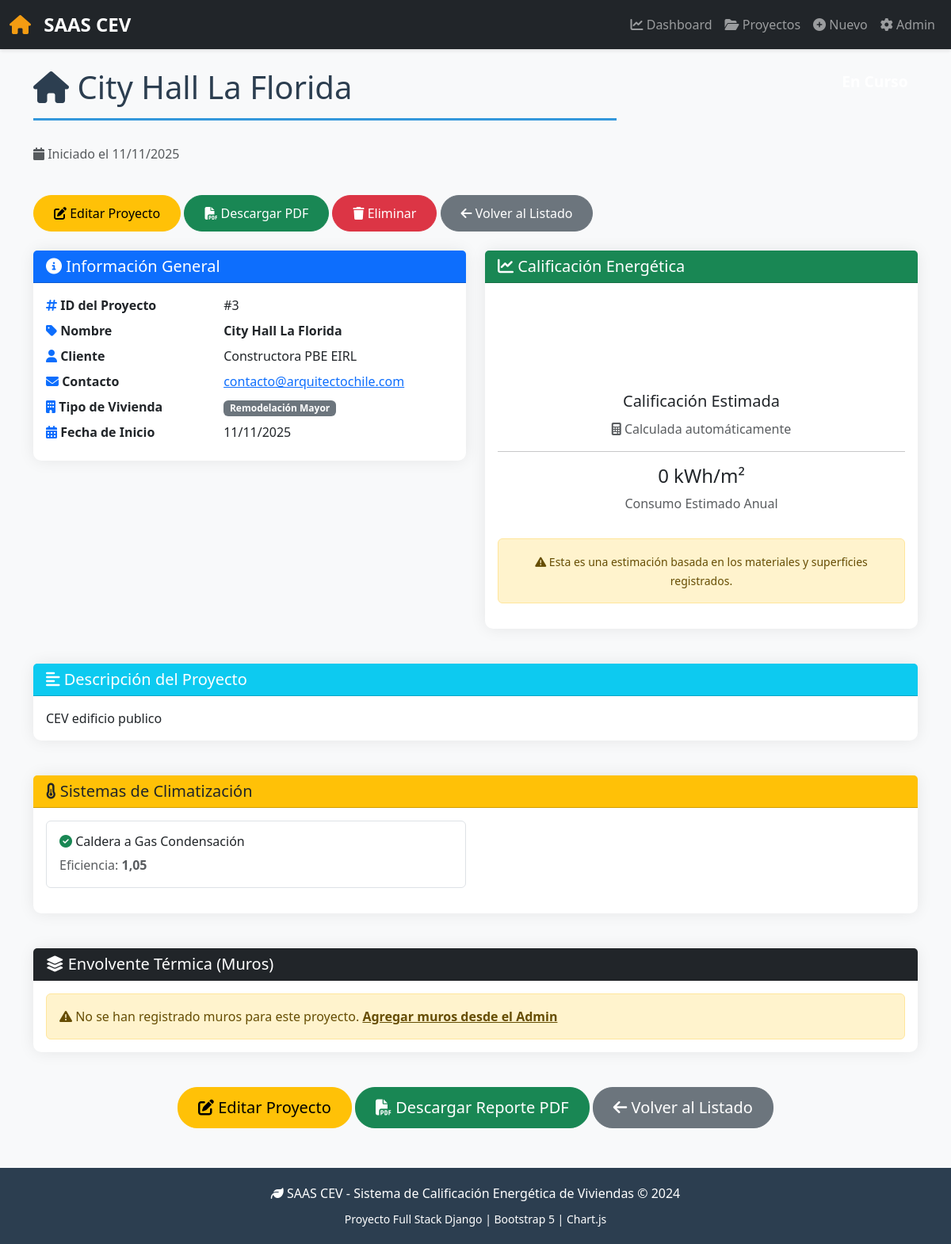
Page /proyectos/3/ on the earlier database version.
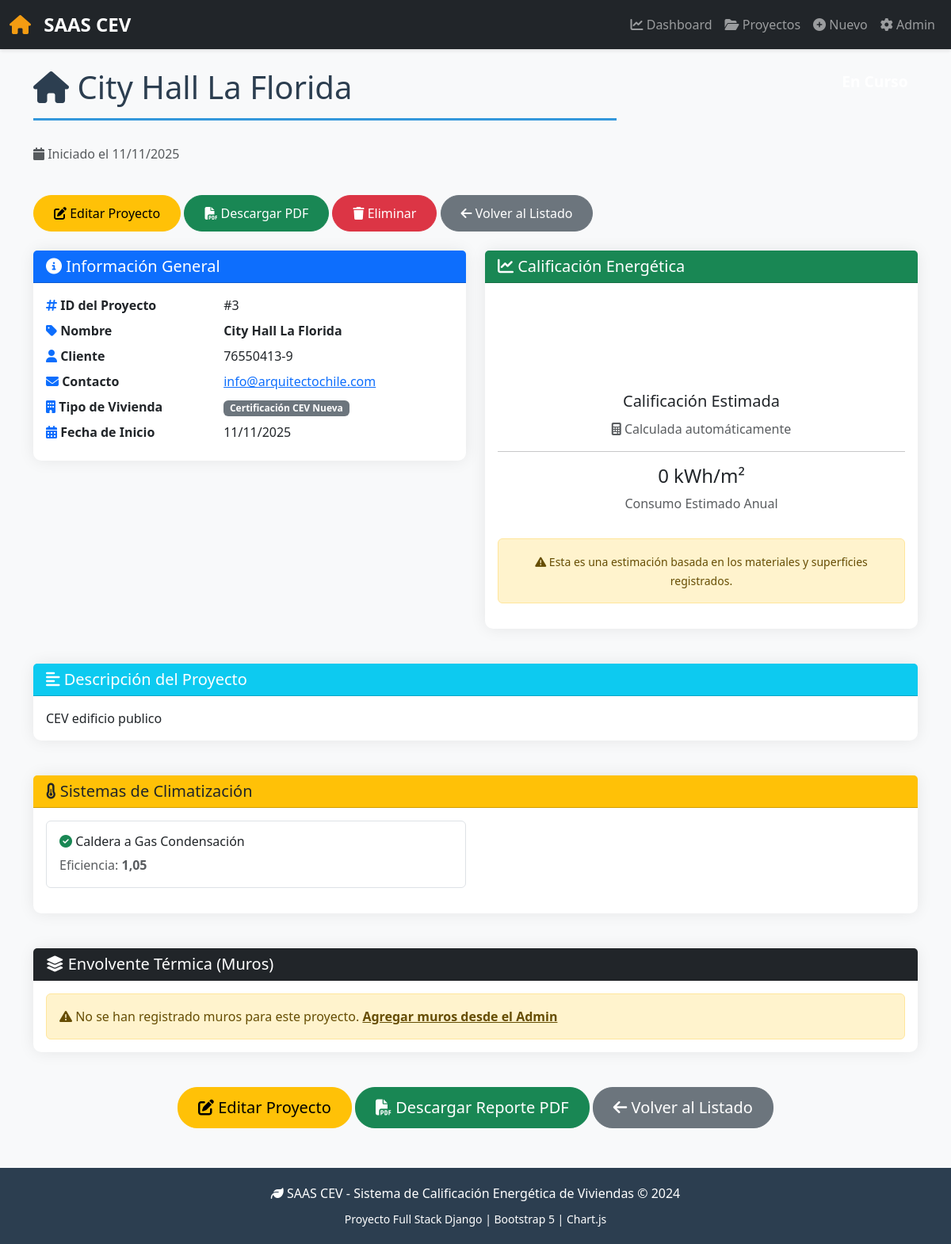
Same page on the later database version.
### gestion/models.py (models this page shows, shortened)
class Proyecto(models.Model):
    cliente = models.ForeignKey(Cliente, on_delete=models.CASCADE, related_name='proyectos')
    tipo = models.ForeignKey(TipoProyecto, on_delete=models.PROTECT)
    sistemas = models.ManyToManyField(SistemaClimatizacion, related_name='proyectos', blank=True)
    nombre = models.CharField(max_length=200, verbose_name="Nombre de la Vivienda/Proyecto")
    descripcion = models.TextField(blank=True, null=True)
    fecha_inicio = models.DateField(default=date.today)
    class Meta:
        verbose_name_plural = "Proyectos"
        ordering = ['-fecha_inicio']
    def get_estado_display(self):
        try:
            resultado = self.resultados
            return f"Calificado ({resultado.calificacion})"
        except ObjectDoesNotExist:
            return "En Curso"
    def calcular_calificacion_energetica(self):
        total_conductividad = 0
        total_superficie = 0
        for muro in self.muros.all():
            total_conductividad += (
                float(muro.material_aislante.conductividad) *
                float(muro.superficie)
            )
            total_superficie += float(muro.superficie)
        return 'Sin datos'
    def calcular_consumo_estimado(self):
        calificacion = self.calcular_calificacion_energetica()
        consumos = {
            'A+': 50,
            'A': 75,
            'B': 100,
            'C': 150,
            'D': 200,
            'Sin datos': 0
        }
        return consumos.get(calificacion, 0)
    def get_badge_class(self):
        try:
            calificacion = self.resultados.calificacion
        except ObjectDoesNotExist:
            calificacion = self.calcular_calificacion_energetica()
        badges = {
            'A+': 'success',
            'A': 'primary',
            'B': 'info',
            'C': 'warning',
            'D': 'danger',
            'Sin datos': 'secondary'
        }
        return badges.get(calificacion, 'secondary')

class Cliente(models.Model):
    nombre = models.CharField(max_length=100, verbose_name="Nombre/Razón Social")
    contacto = models.CharField(max_length=100, verbose_name="Email de Contacto", unique=True)

class TipoProyecto(models.Model):
    nombre = models.CharField(max_length=50)
    class Meta:
        verbose_name_plural = "Tipos de Proyecto"

### gestion/views.py (the view)
# urls.py: path('proyectos/<int:pk>/', ProyectoDetailView.as_view(), name='proyecto-detalle'),
class ProyectoDetailView(DetailView):
    model = Proyecto
    template_name = 'gestion/proyecto_detail.html'
    def get_context_data(self, **kwargs):
        context = super().get_context_data(**kwargs)
        proyecto = self.object
        context['calificacion_estimada'] = proyecto.calcular_calificacion_energetica()
        context['consumo_estimado'] = proyecto.calcular_consumo_estimado()
        context['muros'] = proyecto.muros.select_related('material_aislante').all()
        return context

### gestion/templates/gestion/proyecto_detail.html (shortened to what the changed rows need)
{% extends "gestion/base.html" %}
{% block content %}
<div class="row mb-4">
    <div class="col-md-8">
        <h1 class="page-header">
            <i class="fas fa-home"></i> {{ proyecto.nombre }}
        </h1>
        <p class="text-muted">
            <i class="fas fa-calendar"></i> Iniciado el {{ proyecto.fecha_inicio|date:"d/m/Y" }}
        </p>
    </div>
</div>
<div class="row">
    <div class="col-md-6">
        <div class="card">
            <div class="card-body">
                <dl class="row mb-0">
                    <dt class="col-sm-5"><i class="fas fa-hashtag text-primary"></i> ID del Proyecto</dt>
                    <dd class="col-sm-7">#{{ proyecto.pk }}</dd>
                    <dt class="col-sm-5"><i class="fas fa-tag text-primary"></i> Nombre</dt>
                    <dd class="col-sm-7"><strong>{{ proyecto.nombre }}</strong></dd>
                    <dt class="col-sm-5"><i class="fas fa-user text-primary"></i> Cliente</dt>
                    <dd class="col-sm-7">{{ proyecto.cliente.nombre }}</dd>
                    <dt class="col-sm-5"><i class="fas fa-envelope text-primary"></i> Contacto</dt>
                    <dd class="col-sm-7">
                        <a href="mailto:{{ proyecto.cliente.contacto }}">{{ proyecto.cliente.contacto }}</a>
                    </dd>
                    <dt class="col-sm-5"><i class="fas fa-building text-primary"></i> Tipo de Vivienda</dt>
                    <dd class="col-sm-7">
                        <span class="badge bg-secondary">{{ proyecto.tipo.nombre }}</span>
                    </dd>
                    <dt class="col-sm-5"><i class="fas fa-calendar-alt text-primary"></i> Fecha de Inicio</dt>
                    <dd class="col-sm-7">{{ proyecto.fecha_inicio|date:"d/m/Y" }}</dd>
                </dl>
            </div>
        </div>
    </div>
    <div class="col-md-6">
        <div class="card">
            <div class="card-body text-center">
                {% if proyecto.resultados %}
                    <h2 class="display-1 mb-3">
                        <span class="badge badge-{{ proyecto.resultados.calificacion }}" style="font-size: 3rem;">
                            {{ proyecto.resultados.calificacion }}
                        </span>
                    </h2>
                    <p class="lead mb-2">
                        <strong>Calificación Oficial</strong>
                    </p>
                    <p class="text-muted mb-3">
                        Certificado el {{ proyecto.resultados.fecha_calificacion|date:"d/m/Y" }}
                    </p>
                    <hr>
                    <div class="row">
                        <div class="col-12">
                            <h4>{{ proyecto.resultados.consumo_energia_anual }} kWh/m²</h4>
                            <p class="text-muted">Consumo Anual</p>
                        </div>
                    </div>
                {% else %}
                    <h2 class="display-1 mb-3">
                        <span class="badge badge-{{ calificacion_estimada }}" style="font-size: 3rem;">
                        </span>
                    </h2>
                {% endif %}
            </div>
        </div>
    </div>
</div>
{% if proyecto.descripcion %}
<div class="row mt-4">
    <div class="col-12">
        <div class="card">
            <div class="card-header bg-info text-white">
                <h5 class="mb-0">
                    <i class="fas fa-align-left"></i> Descripción del Proyecto
                </h5>
            </div>
            <div class="card-body">
                <p class="mb-0">{{ proyecto.descripcion }}</p>
            </div>
        </div>
    </div>
</div>
{% endif %}
{% endblock %}

Differences in the rows shown:
changed Proyecto "City Hall La Florida": cliente.nombre "Constructora PBE EIRL" → "76550413-9"; cliente.contacto "contacto@arquitectochile.com" → "info@arquitectochile.com"; tipo.nombre "Remodelación Mayor" → "Certificación CEV Nueva"
